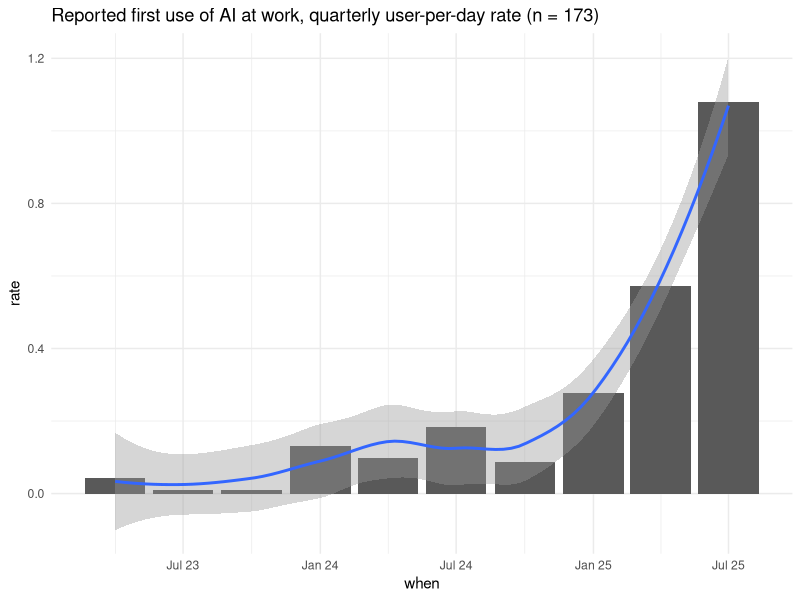

Source code (R):
## ---- chunk 1
library(dplyr)
library(lubridate)
library(ggplot2)
library(tidyr)

dat <- readxl::read_xlsx(here::here("skills/data/KIND_AI_purposes.xlsx")) |>
  select(used = `Have you used AI for anything at work?`,
  when = `When roughly did you first use an AI tool at work`,
  tasks = `Thinking about tasks, what did you use AI to do? Select as many as you like!`,
  area = `Are you mainly at work in...`) |>
  mutate(when = as_date(when))

n_health <- sum(dat$area == "health", na.rm = T)

monthz <- dat |>
  mutate(dur = today() - when) |>
  summarise(da = mean(dur, na.rm = T)) |>
  pull(da) |>
  time_length("months") |>
  round(1)

tasks <- dat |>
  separate_longer_delim(tasks, ";") |>
  filter(tasks != "") |>
  count(tasks, sort = T) |>
  filter(n > 30)

## ---- chunk 2
#| output: asis
cat(paste("+", tasks$tasks, collapse = "  \n"))
## ---- chunk 3
dat |>
  count(used) |>
  rename(response = used) |>
  mutate(percent = scales::percent(n/sum(n))) |>
  arrange(-n) |>
  knitr::kable(caption = "Have you used AI for anything at work?")
## ---- chunk 4
g_dat <- dat |>
  filter(used == "Yes") |>
  mutate(when = floor_date(when, "quarters")) |>
  filter(!is.na(when))

last_date <- max(dat$when, na.rm = T) - ymd("2025-07-01")

n_g_dat <- nrow(g_dat)

g_dat|>
  count(when, sort = T) |>
  arrange(desc(when)) |>
  mutate(rate = when - lag(when)) |>
  filter(when > ymd("2023-01-01")) |>
  tidyr::replace_na(list(rate = last_date)) |>
  mutate(rate = n/ as.numeric(abs(rate))) |>
  ggplot(aes(x = when, y = rate)) +
  geom_col() +
  geom_smooth() +
  ggtitle(paste0("Reported first use of AI at work, quarterly user-per-day rate (n = ", n_g_dat, ")")) +
  scale_x_date(date_labels = "%b %y") +
  theme_minimal()
  # ylim(c(0, 70))

rm(g_dat)
rm(n_g_dat)
## ---- chunk 5
tasks |>
  knitr::kable()
## ---- chunk 6
#| include: false
n_resp <- dat |>
  separate_longer_delim(tasks, ";") |>
  filter(tasks != "") |>
  count(tasks, sort = T) |>
  filter(n < 2) |>
  select(-n) |>
  nrow()
## ---- chunk 7
readxl::read_xlsx(here::here("skills/data/free_summaries.xlsx")) |>
  arrange(-n) |>
  knitr::kable()
